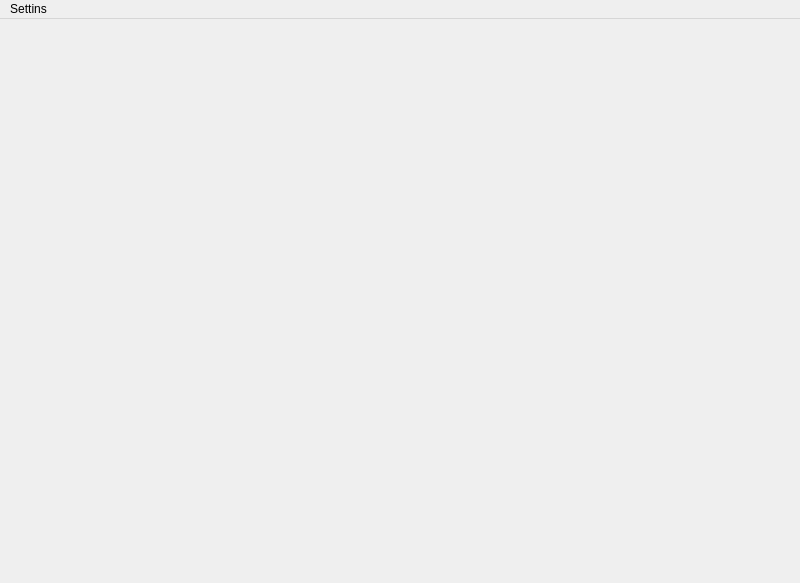
<?xml version="1.0" encoding="UTF-8"?>
<ui version="4.0">
 <class>MainWindow</class>
 <widget class="QMainWindow" name="MainWindow">
  <property name="geometry">
   <rect>
    <x>0</x>
    <y>0</y>
    <width>800</width>
    <height>583</height>
   </rect>
  </property>
  <property name="windowTitle">
   <string>Kaleidoscope</string>
  </property>
  <widget class="QWidget" name="centralwidget"/>
  <widget class="QMenuBar" name="menubar">
   <property name="geometry">
    <rect>
     <x>0</x>
     <y>0</y>
     <width>800</width>
     <height>20</height>
    </rect>
   </property>
   <widget class="QMenu" name="menuTools">
    <property name="enabled">
     <bool>true</bool>
    </property>
    <property name="font">
     <font>
      <pointsize>10</pointsize>
     </font>
    </property>
    <property name="cursor">
     <cursorShape>ArrowCursor</cursorShape>
    </property>
    <property name="layoutDirection">
     <enum>Qt::LeftToRight</enum>
    </property>
    <property name="autoFillBackground">
     <bool>true</bool>
    </property>
    <property name="title">
     <string>Settins</string>
    </property>
    <addaction name="actionClear"/>
    <addaction name="actionColor"/>
    <addaction name="actionSlices"/>
    <addaction name="actionQuit"/>
   </widget>
   <addaction name="menuTools"/>
  </widget>
  <action name="actionClear">
   <property name="text">
    <string>Clear</string>
   </property>
   <property name="shortcut">
    <string>Ctrl+Z</string>
   </property>
  </action>
  <action name="actionColor">
   <property name="text">
    <string>Color</string>
   </property>
   <property name="shortcut">
    <string>Ctrl+C</string>
   </property>
  </action>
  <action name="actionSlices">
   <property name="text">
    <string>Slices</string>
   </property>
   <property name="shortcut">
    <string>Ctrl+X</string>
   </property>
  </action>
  <action name="actionQuit">
   <property name="text">
    <string>Quit</string>
   </property>
   <property name="shortcut">
    <string>Ctrl+Q</string>
   </property>
  </action>
 </widget>
 <resources/>
 <connections/>
</ui>
